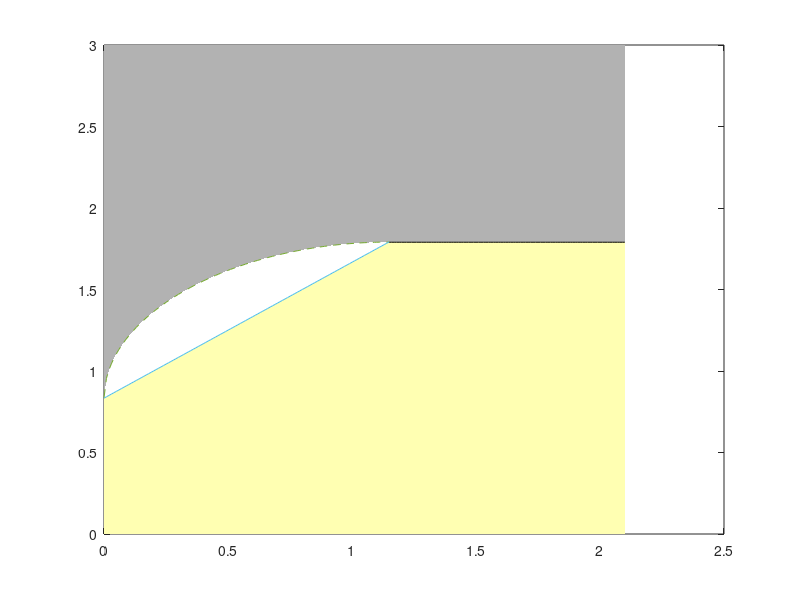

MATLAB code to generate this figure: (Note: this script raises an error after producing the figure.)
function h = LSCAN_mech_phasediagram(varargin)
% This function plots an arbitrary large number of points to the phase
% diagram obtained by the cell oscillation model introduced in
%
% doi:10.1038/nature10286
%
% The function requires an input in the following way
%
% phasediagram([x1 x1_e y1 y1_e],<'color1'>,[x2 x2_e y2 y2_e],<'color2'>,...)
%
% where [x1 x1_e y1 y1_e] is the vector of the specific point which should
% be plotted to the phase diagram (here the components marked with 'e' are 
% the errors) and <'color1'> are optional parameters which set the color in
% which this point should be plotted. 'color' can be any MATLAB built-in
% color.
%
% author: Jochen Schneider
% last update: Feb. 24, 2012


count3 = 1;
for count1 =1:length(varargin)
if ischar(varargin{count1}) == 1
  point_color{count3-1} = varargin{count1};
else
  point_color{count3} = 'black';
  point(count3,1:4) = varargin{count1};
  count3 = count3 + 1;
end
end

toscillant1 = @(x)((4.99283e-63-2.57867e-47*1i)*((3.12951e30+3.23262e46*1i)+...
    (5.53697e30+2.23154e45*1i)*x-(2.97526e23-2.32301e23*1i)*sqrt((-3.80309e45...
    -1.52124e46*1i)*x+(1.77028e45+7.08111e45*1i)*x.^2)));
toscillant2 = @(x)((4.99283e-63-2.57867e-47*1i)*((3.12951e30+3.23262e46*1i)+...
    (5.53697e30+2.23154e45*1i)*x + (2.97526e23-2.32301e23*1i)*...
    sqrt((-3.80309e45-1.52124e46*1i)*x+(1.77028e45+7.08111e45*1i)*x.^2)));
tinstable = @(x)((0.833587+8.06997e-17*1i)*(1+x));
tau1 = [0:0.01:1.15];
tau2 = [0:0.01:1.15];
tau3 = [0:0.01:1.15];
tau4 = [1.15:0.01:2.1];

h=area([0 2.1],[3 3],'EdgeColor','none','FaceColor',[0.7 0.7 0.7]);
hold on
area(tau1,real(toscillant1(tau1)),'EdgeColor','none','FaceColor','white')
hold on
area(tau3,real(tinstable(tau3)),'EdgeColor','none','FaceColor',[1 1 0.7])
hold on
area(tau4,1.79*ones(1,length(tau4)),'EdgeColor','none','FaceColor',[1 1 0.7])
hold on
plot(tau1,real(toscillant1(tau1)),'--',tau3,real(tinstable(tau3)),tau4,1.79*ones(1,length(tau4)),'Color','black');
hold on
if length(point_color) > 1
 for count2 = 2:length(point_color)
  LSCAN_mech_errorxy([point(count2,1),point(count2,2),point(count2,3),point(count2,4)],'ColX',1,'ColY',3,'ColXe',2,'ColYe',4,'EdgeColor',point_color{count2});
  hold on
 end
end
LSCAN_mech_errorxy([point(1,1),point(1,2),point(1,3),point(1,4)],'ColX',1,'ColY',3,'ColXe',2,'ColYe',4,'EdgeColor',point_color{1});
set(gca,'Layer','top')
hold off
xlim([0 2.1])
ylim([0 3])
axis square
title('Phase Diagram', 'FontWeight', 'bold','FontSize',16);
xlabel('\tau_{cell}/\tau_{cortex}','FontWeight','bold','FontSize',14);
ylabel('T/(R_0K)','FontWeight','bold','FontSize',14);
end
